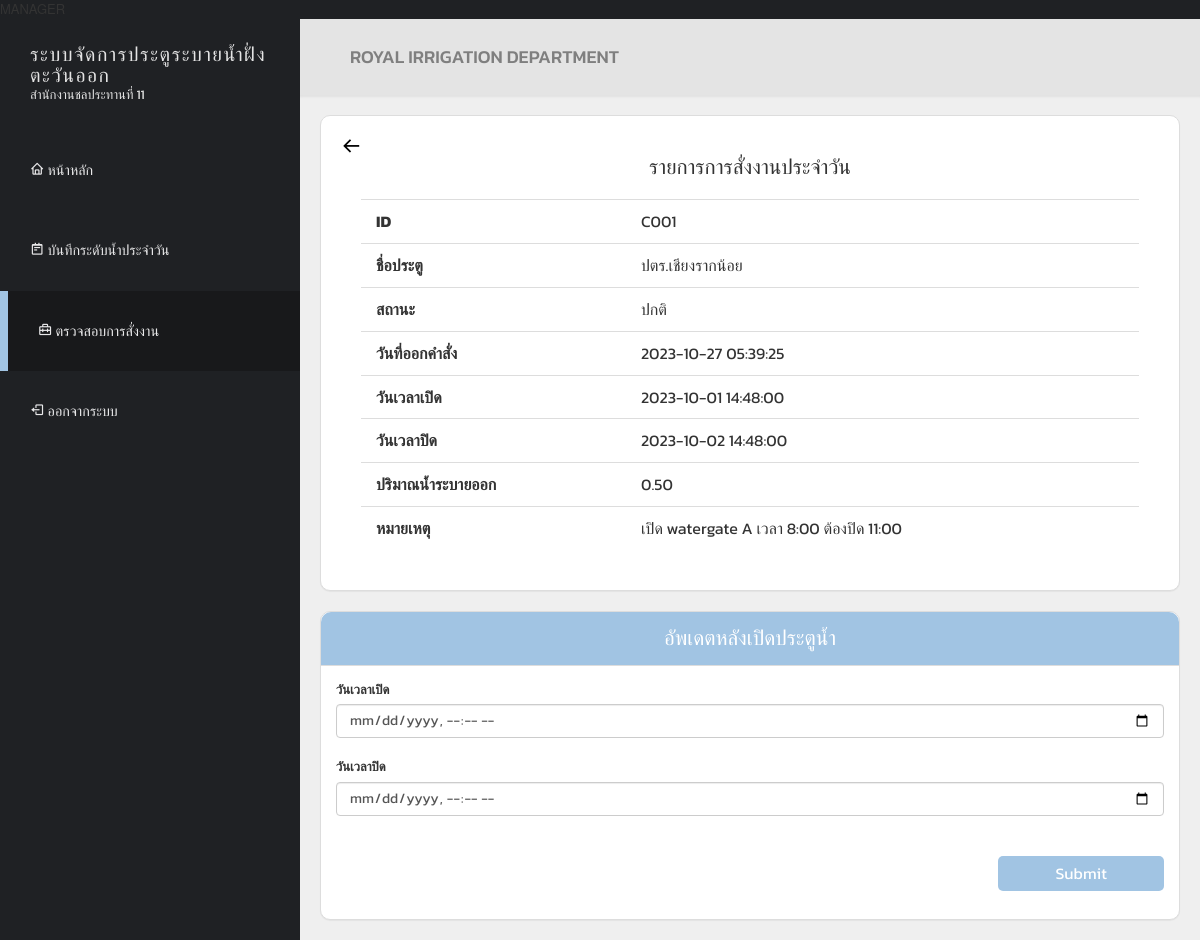
Screenshot of /view/employee/employee-wg-assignment01.php?command_ID=C001 (signed in) with the database file from the repository.
### tables this page shows
CREATE TABLE `commands_log` (
  `command_ID` varchar(255) NOT NULL,
  `employee_com_ID` varchar(255) NOT NULL,
  `watergate_com_ID` varchar(255) NOT NULL,
  `note` varchar(255) NOT NULL
);

CREATE TABLE `watergate_name` (
  `watergate_name_ID` varchar(255) NOT NULL,
  `gate_name` varchar(255) NOT NULL
);

CREATE TABLE `watergate` (
  `watergate_ID` varchar(255) NOT NULL,
  `gate_status` int(1) NOT NULL DEFAULT '0',
  `water_source_name` varchar(255) DEFAULT NULL,
  `criterion` float DEFAULT NULL
);

CREATE TABLE `commands_log_time` (
  `command_time_ID` varchar(255) NOT NULL,
  `command_time` timestamp NOT NULL DEFAULT CURRENT_TIMESTAMP ON UPDATE CURRENT_TIMESTAMP
);

CREATE TABLE `openning_time_commands` (
  `open_command_ID` varchar(255) NOT NULL,
  `openning_time` timestamp NOT NULL DEFAULT CURRENT_TIMESTAMP ON UPDATE CURRENT_TIMESTAMP
);

CREATE TABLE `closing_time_commands` (
  `close_command_ID` varchar(255) NOT NULL,
  `closing_time` timestamp NOT NULL DEFAULT CURRENT_TIMESTAMP ON UPDATE CURRENT_TIMESTAMP
);

### view/employee/employee-wg-assignment01.php (the view, shortened to what this page needs)
<?php
    require_once '../../db.php';
    $command_ID = $_GET['command_ID'];
    $sql = "SELECT
    cl.command_ID,
    cl.employee_com_ID,
    cl.watergate_com_ID,
    wn.gate_name,
    cl.note,
    clt.command_time,
    wg.gate_status,
    ctc.closing_time,
    otc.openning_time
FROM
    commands_log AS cl
JOIN
    commands_log_time AS clt
ON
    cl.command_ID = clt.command_time_ID
JOIN
    watergate_name AS wn
ON
    cl.watergate_com_ID = wn.watergate_name_ID
JOIN
    watergate AS wg
ON
    cl.watergate_com_ID = wg.watergate_ID
LEFT JOIN
    closing_time_commands AS ctc
ON
    cl.command_ID = ctc.close_command_ID
LEFT JOIN
    openning_time_commands AS otc
ON
    cl.command_ID = otc.open_command_ID
WHERE
    cl.command_ID = :command_ID";
    $stmt = $conn->prepare($sql);
    $stmt->bindParam(':command_ID', $command_ID, PDO::PARAM_INT);
    $stmt->execute();
    $result = $stmt->fetch();
?>
<!DOCTYPE html>
<html lang="en">
<head>
  <link href='https://font.googleapis.com/css2?family=Poppins:wght@300;400;500;600;700;800;900&display=swap' rel='stylesheet' type='text/css'>
  <link href="../../css/font-awesome.min.css" rel="stylesheet">
  <link href="../../css/bootstrap.min.css" rel="stylesheet">
  <link href="../../css/templatemo-style.css" rel="stylesheet">
  <link href='https://unpkg.com/boxicons@2.1.4/css/boxicons.min.css' rel='stylesheet'>
</head>
<body>
  <div class="templatemo-flex-row">
    <div class="templatemo-sidebar">
      <header class="templatemo-site-header">
        <h1>ระบบจัดการประตูระบายน้ำฝั่งตะวันออก</h1>
        <p>สำนักงานชลประทานที่ 11</p>
      </header>
      <nav class="templatemo-left-nav">
        <ul>
          <li><a href="employee-home.php"><i class='bx bx-home' ></i> หน้าหลัก</a></li>
          <li><a href="employee-wg-reporter.php"><i class='bx bx-notepad'></i> บันทึกระดับน้ำประจำวัน</a></li>
          <li><a href="#" class="active"><i class='bx bx-briefcase-alt-2'></i> ตรวจสอบการสั่งงาน</a></li>
          <li><a href="../../logout.php"><i class='bx bx-log-out'></i> ออกจากระบบ</a></li>
        </ul>
      </nav>
    </div>
    <div class="templatemo-content col-1 light-gray-bg">
      <div class="templatemo-top-nav-container">
        <div class="row">
          <nav class="templatemo-top-nav col-lg-12 col-md-12">
            <ul class="text-uppercase">
              <h3>royal irrigation department</h3>
            </ul>
          </nav>
        </div>
      </div>
      <div class="panel panel-default margin-10" style="text-align: center; margin: 20px; padding: 20px;">
        <h2 style="text-align: left;"><a href="employee-wg-assignment.php" class="templatemo-link"><i class='bx bx-arrow-back'></i></a></h2>
        <h2>รายการการสั่งงานประจำวัน</h2>
        <div class="table-responsive" style="padding: 20px;">
          <table class="table">
            <tbody style="text-align: left; padding-left: 40px;">
              <tr>
                <td><b>ID</b></td>
                <td><?php echo $result['command_ID']; ?></td>
              </tr>
              <tr>
                <td><b>ชื่อประตู</b></td>
                <td><?php echo $result['gate_name']; ?></td>
              </tr>
              <tr>
                <td><b>สถานะ</b></td>
                <td>
                <?php
                  $status = $result['gate_status'];
                  switch ($status) {
                      case 0:
                          $statusLabel = "ปกติ";
                          break;
                  }
                  echo $statusLabel;
                ?>
                </td>
              </tr>
              <tr>
                <td><b>วันที่ออกคำสั่ง</b></td>
                <td><?php echo $result['command_time']; ?></td>
              </tr>
              <tr>
                <td><b>วันเวลาเปิด</b></td>
                <td><?php echo $result['openning_time']; ?></td>
              </tr>
              <tr>
                <td><b>วันเวลาปิด</b></td>
                <td><?php echo $result['closing_time']; ?></td>
              </tr>
              <tr>
                <td><b>ปริมาณน้ำระบายออก</b></td>
                <td>0.50</td>
              </tr>
              <tr>
                <td><b>หมายเหตุ</b></td>
                <td><?php echo $result['note']; ?></td>
              </tr>
            </tbody>
          </table>
        </div>
      </div>
      <div class="panel panel-default margin-10" style="text-align: center; margin: 20px;">
        <div class="panel-heading">
          <h2>อัพเดตหลังเปิดประตูน้ำ</h2>
        </div>
        <div class="panel-body">
          <form action="../../controller/employee-wg-assignment01-controller.php" method="post" class="templatemo-login-form" style="text-align: left;">
            <div class="form-group">
              <label for="openTimestamp">วันเวลาเปิด</label>
              <input name='openTimestamp' type="datetime-local" class="form-control" id="timestamp" placeholder="" required>
            </div>
            <div class="form-group">
              <label for="closeTimestamp">วันเวลาปิด</label>
              <input name='closeTimestamp' type="datetime-local" class="form-control" id="timestamp" placeholder="" required>
            </div>
            <div class="form-group" style="text-align: right; padding-top: 20px;">
              <button name='submitAssignment' type="submit" class="btn-primary" style="font-size: 16px;">Submit</button>
            </div>
          </form>
        </div>
      </div>
    </div>
  </div>
</body>
</html>

### css/templatemo-style.css (style rules this page uses)
* { font-family: 'Poppins', 'Kanit', sans-serif; }
body { font-size: 13px; }
body, .templatemo-left-nav { background: #1f2124; }
h1, h2, h3 { margin: 0; }
h2 { font-size: 1.6em; }
h3 { color: #7f7f7f; font-size: 1.4em; }
ul { list-style-type: none; margin: 0; padding: 0; }
nav li { font-size: 1.1em; list-style: none; text-transform: uppercase; }
.light-gray-bg { background-color: #efefef; }
.margin-10 { margin: 10px; }
.templatemo-sidebar { width: 300px; }
.templatemo-site-header { margin: 25px 30px; color: #e4e4e4; }
.templatemo-site-header h1 { color: #e4e4e4; display: inline-block; font-size: 1.5em; font-weight: 300; letter-spacing: 1.5px; text-transform: uppercase; vertical-align: middle; }
.templatemo-left-nav li { font-weight: 300; }
.templatemo-left-nav a.active, .templatemo-left-nav a:hover { background: #18191b; border-left: 8px solid #A1C4E3; }
.templatemo-left-nav a { color: #e9e9ea; display: block; padding: 30px; transition: all 0.3s ease; }
.templatemo-top-nav-container { background-color: #e4e4e4; padding: 28px 50px; box-shadow: 0px 0px 2px 2px rgba(161, 159, 159, 0.18); }
.templatemo-content { margin-top: 0px; min-height: 600px; padding: 0; overflow-x: hidden; }
.templatemo-flex-row { display: -webkit-flex; display: -ms-flexbox; display: flex; }
.col-1 { -webkit-flex: 1; -ms-flex: 1; flex: 1; }
.panel-default>.panel-heading { background-color: #A1C4E3; border-top-left-radius: 10px; border-top-right-radius: 10px; color: white; padding: 15px; }
.panel { border-radius: 10px; }
.table { margin-bottom: 0; }
.table>tbody>tr>td { padding: 10px 15px; }
.templatemo-login-form .form-group { margin-bottom: 20px; }
.templatemo-login-form .form-group:last-child { margin-bottom: 0; }
.btn-primary { width: 20%; height: 35px; border-radius: 5px; background-color: #A1C4E3; border: none; color: white; }
.templatemo-link { color: black; }
.panel>.table-responsive:last-child>.table:last-child, .panel>.table:last-child { border-bottom-right-radius: 10px; border-bottom-left-radius: 10px; }
@media only screen and (min-width: 768px) { .templatemo-left-nav { display: block !important; } }

### rows the page displays
commands_log: command_ID "C001", watergate_name.gate_name "ปตร.เชียงรากน้อย", watergate_com_ID.gate_status "ปกติ", commands_log_time.command_time "2023-10-27 05:39:25", openning_time_commands.openning_time "2023-10-01 14:48:00", closing_time_commands.closing_time "2023-10-02 14:48:00", note "เปิด watergate A เวลา 8:00 ต้องปิด 11:00"
